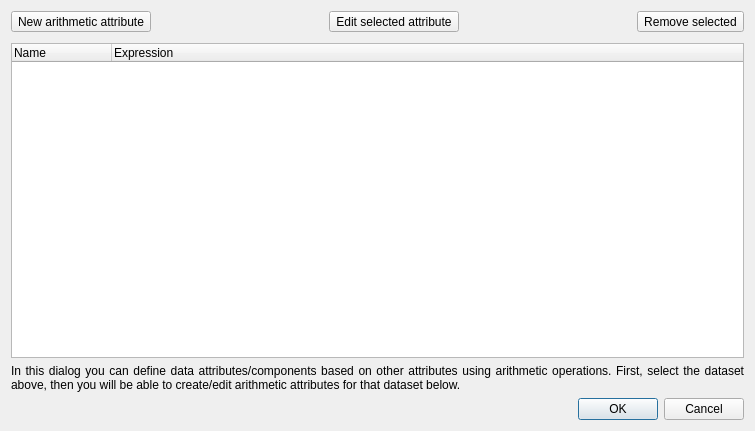
<?xml version="1.0" encoding="UTF-8"?>
<ui version="4.0">
 <class>Dialog</class>
 <widget class="QDialog" name="Dialog">
  <property name="geometry">
   <rect>
    <x>0</x>
    <y>0</y>
    <width>755</width>
    <height>431</height>
   </rect>
  </property>
  <property name="windowTitle">
   <string>Dialog</string>
  </property>
  <property name="modal">
   <bool>false</bool>
  </property>
  <layout class="QVBoxLayout" name="verticalLayout">
   <item>
    <layout class="QHBoxLayout" name="horizontalLayout">
     <item>
      <widget class="QToolButton" name="button_add_derived">
       <property name="text">
        <string>New arithmetic attribute</string>
       </property>
      </widget>
     </item>
     <item>
      <spacer name="horizontalSpacer_3">
       <property name="orientation">
        <enum>Qt::Horizontal</enum>
       </property>
       <property name="sizeHint" stdset="0">
        <size>
         <width>40</width>
         <height>20</height>
        </size>
       </property>
      </spacer>
     </item>
     <item>
      <widget class="QToolButton" name="button_edit_derived">
       <property name="text">
        <string>Edit selected attribute</string>
       </property>
      </widget>
     </item>
     <item>
      <spacer name="horizontalSpacer_4">
       <property name="orientation">
        <enum>Qt::Horizontal</enum>
       </property>
       <property name="sizeHint" stdset="0">
        <size>
         <width>40</width>
         <height>20</height>
        </size>
       </property>
      </spacer>
     </item>
     <item>
      <widget class="QToolButton" name="button_remove_derived">
       <property name="text">
        <string>Remove selected</string>
       </property>
      </widget>
     </item>
    </layout>
   </item>
   <item>
    <spacer name="verticalSpacer">
     <property name="orientation">
      <enum>Qt::Vertical</enum>
     </property>
     <property name="sizeType">
      <enum>QSizePolicy::Fixed</enum>
     </property>
     <property name="sizeHint" stdset="0">
      <size>
       <width>10</width>
       <height>5</height>
      </size>
     </property>
    </spacer>
   </item>
   <item>
    <widget class="ComponentTreeWidget" name="list_derived_components">
     <property name="dragDropMode">
      <enum>QAbstractItemView::InternalMove</enum>
     </property>
     <column>
      <property name="text">
       <string>Name</string>
      </property>
     </column>
     <column>
      <property name="text">
       <string>Expression</string>
      </property>
     </column>
    </widget>
   </item>
   <item>
    <widget class="QLabel" name="label_2">
     <property name="font">
      <font>
       <weight>50</weight>
       <bold>false</bold>
      </font>
     </property>
     <property name="text">
      <string>In this dialog you can define data attributes/components based on other attributes using arithmetic operations. First, select the dataset above, then you will be able to create/edit arithmetic attributes for that dataset below.</string>
     </property>
     <property name="alignment">
      <set>Qt::AlignJustify|Qt::AlignVCenter</set>
     </property>
     <property name="wordWrap">
      <bool>true</bool>
     </property>
    </widget>
   </item>
   <item>
    <widget class="QDialogButtonBox" name="buttonBox">
     <property name="orientation">
      <enum>Qt::Horizontal</enum>
     </property>
     <property name="standardButtons">
      <set>QDialogButtonBox::Cancel|QDialogButtonBox::Ok</set>
     </property>
    </widget>
   </item>
  </layout>
 </widget>
 <customwidgets>
  <customwidget>
   <class>ComponentTreeWidget</class>
   <extends>QTreeWidget</extends>
   <header>glue.dialogs.common.qt.component_tree_widget</header>
  </customwidget>
 </customwidgets>
 <resources/>
 <connections>
  <connection>
   <sender>buttonBox</sender>
   <signal>accepted()</signal>
   <receiver>Dialog</receiver>
   <slot>accept()</slot>
   <hints>
    <hint type="sourcelabel">
     <x>248</x>
     <y>254</y>
    </hint>
    <hint type="destinationlabel">
     <x>157</x>
     <y>274</y>
    </hint>
   </hints>
  </connection>
  <connection>
   <sender>buttonBox</sender>
   <signal>rejected()</signal>
   <receiver>Dialog</receiver>
   <slot>reject()</slot>
   <hints>
    <hint type="sourcelabel">
     <x>316</x>
     <y>260</y>
    </hint>
    <hint type="destinationlabel">
     <x>286</x>
     <y>274</y>
    </hint>
   </hints>
  </connection>
 </connections>
</ui>
